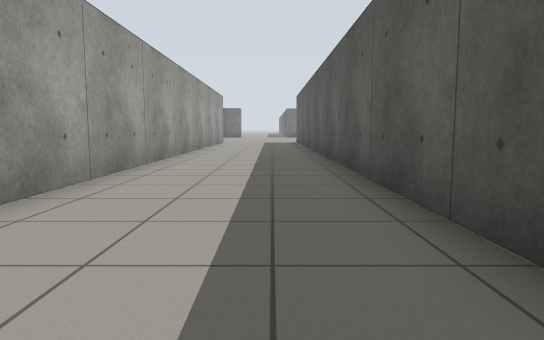
View 1 (above)

12 first-person views from a walk through a Gazebo world. The camera is 0.72 m above the floor, tilts 6° down and sees 70° across. Floor lines are 1 m apart. The floor is counted in squares, 1 m on a side. Each view is taken from the middle of a square. On the plan, view 1 faces up. The plan holds only what a view shows up to about 11 squares ahead; the rest is blank. The place goes on beyond the plan.

View 2
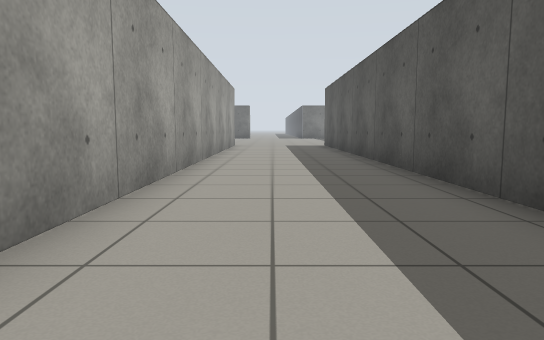

View 3
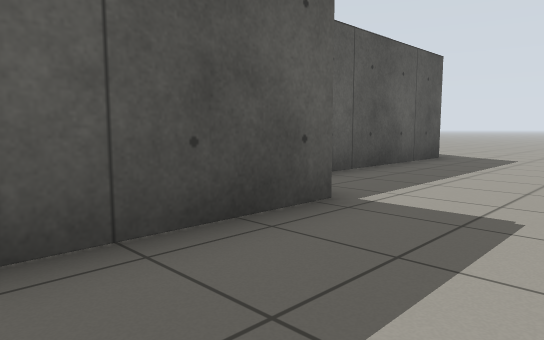

View 4
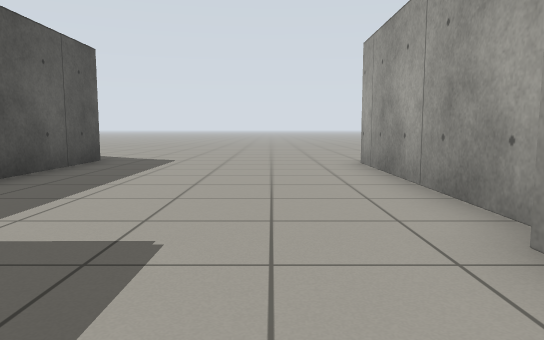

View 5
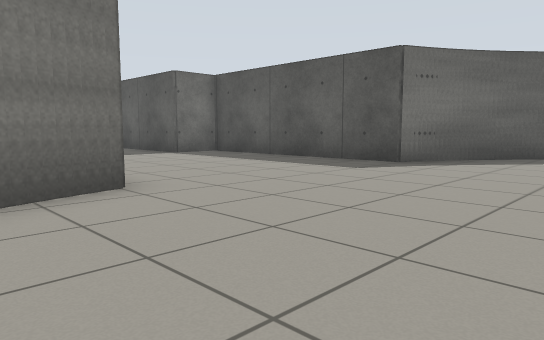

View 6
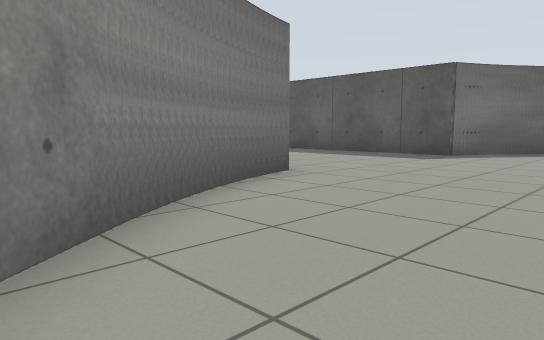

View 7
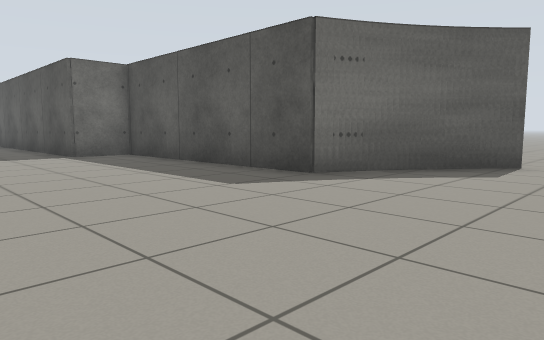

View 8
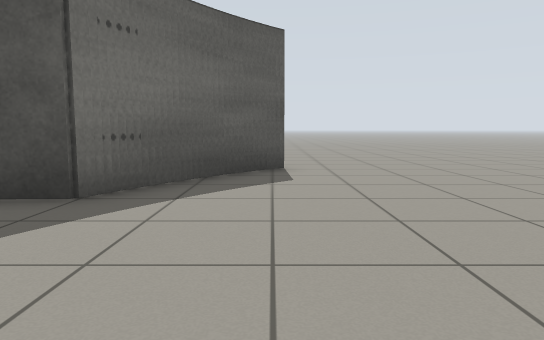

View 9
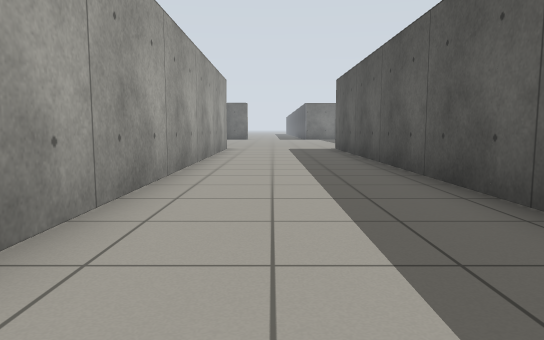

View 10
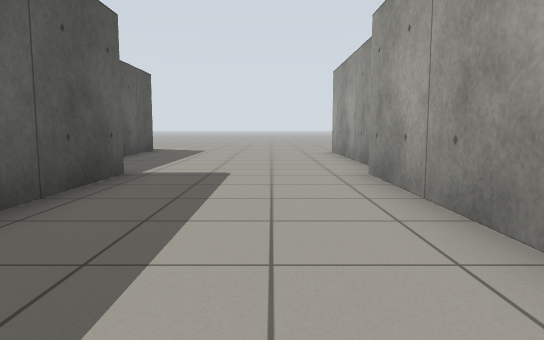

View 11
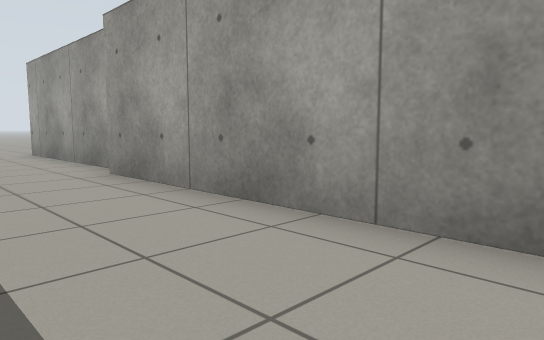

View 12
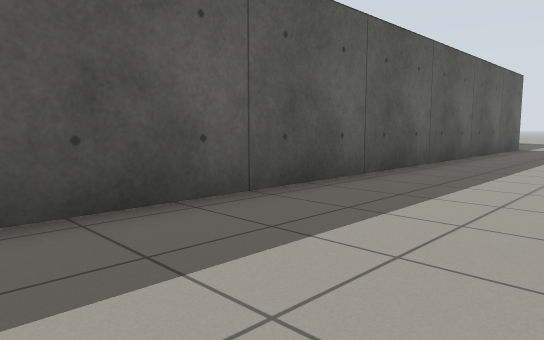

### Floor plan
Key: @ floor where view 1 was taken; # wall or solid block; . floor.
Columns run from 8 left of view 1 to 7 right of it. Each row starts with its distance up from view 1.
 16      #...#
 15      #...#
 14      #...#
 13      #...#
 12      #...#
 11      #...#
 10      #...#
  9      #...#
  8      #...#
  7      #...#
  6      #...#
  5      #...#
  4      #...#
  3      #...#
  2      #...##
  1      #....##
  0      #..@..#
 -1      #.....#
 -2      #.....#
 -3      #.....#
 -4      #.....#
 -5     ##.....#
 -6   ###......##
 -7  ##.........###
 -8 ##............#.
 -9 ................
-10 ................

Where each view was taken, in squares from view 1:
view 1: 0 up, 0 right, facing up
view 2: 4 up, 1 left, facing up
view 3: 4 up, 1 left, facing down-right
view 4: 3 up, 1 left, facing down
view 5: 10 down, 5 left, facing up-right
view 6: 10 down, 8 left, facing up-right
view 7: 10 down, 2 left, facing up-right
view 8: 8 down, 1 left, facing right
view 9: 7 up, 1 left, facing up
view 10: 7 up, 1 left, facing down
view 11: 7 up, 0 right, facing down-left
view 12: 16 up, 2 left, facing down-right
